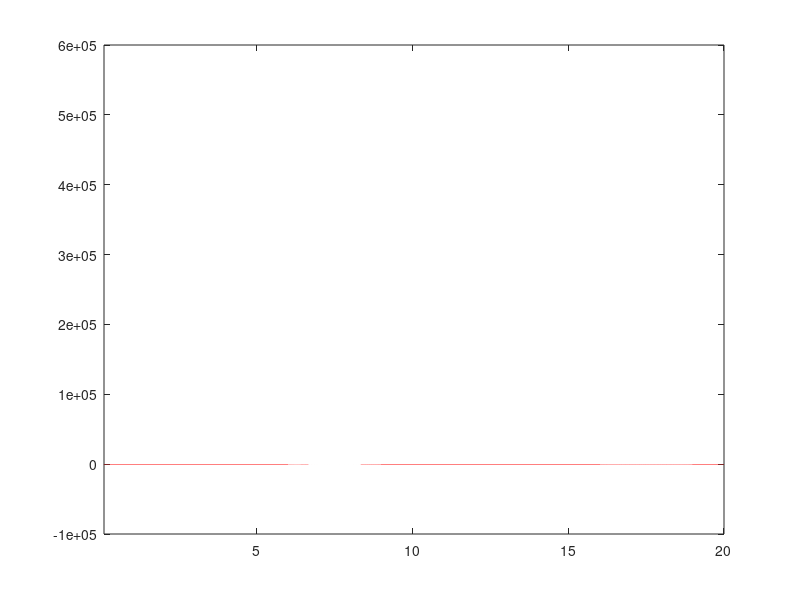

The MATLAB script that drew this image:
clc; clear; close all;

g = 9.81;                   %gravity
zw = 0.8;                   %wave amplitude
tw = 10;                    %total wave period
ig = 46;                    %gear ratio gearbox
m = 9000;                   %mass of payload
mueq = 0.15;                %friction coeffisient
dd = 0.45;                  %diameter drum
nyv = 0.92;                 %volumetric effissiency
rd = dd/2;                  %radius drum
omega0 = 5;                 %velosity in friction equation 
omegap = 1500;              %velosity hpu pump 
nsh = 3;
gearrationsh = nsh.*2;


rho = 875;
cd = 0.7;

%choosen pressuredrop over motor

p = 210*1e5;


%time and index
t = 0;
endtime = 20;
dt = 1e-4;
i = 1;

%init derrivative
zpprev = 0;
zpdotprev = 0;


%motor speed and required torque will change depending of number of sheaves
%pump size will also depend on motor speed
   
while t < endtime
    %movement of platform
    zp = zw *sin((2*pi/tw)*t);
    %velosity of platform 
    zpdot = (zp - zpprev)/dt;
    %acceleration of platform
    zpdotdot = (zpdot-zpdotprev)/dt; 
    
    %velosity drum
    omegad = zpdot/rd;

    %velosity motor rad/s
    omegam = omegad*6*ig;        %rad/s

    %motor shaft torque
    Mm = (m*g*dd)./(2.*nsh*2*ig) * (1+(mueq * tanh(omegam/omega0)));
    
    %flow motor
    qmotor = 1/nyv * 28.1*1e-6 * omegam/(2*pi);

    %plot
    timeplot(i) = t;
    zpplot(i) = zp;
    zpdotplot(i) = zpdot;
    zpdotdotplot(i) = zpdotdot;
    Mmplot(i) = Mm;
    qplot(i) = qmotor;
    omegamplot(i) = omegam;

    %update time
    t = t + dt;
    i = i + 1;
    
    %update zp to calculate change in movement dz/dt
    zpprev = zp;
    zpdotprev = zpdot;

end

% plot of Mm
plot(timeplot,Mmplot)
hold on
plot(timeplot,zpdotdotplot*100)
xlim([0.1,20])
%plot of flow
%plot(timeplot,qplot*1e3*60)



% %plot movement, velosity and acceleration
% fig = figure;
% plot(timeplot,zpplot, 'color',[0.6 0.8 1], 'LineWidth', 2)
% filename = "platform_plot.eps"
% xlabel("Time [s]", 'Interpreter', 'latex')
% ylabel("$z_p$ [m]", 'Interpreter', 'latex')
% set(gca,'TickLabelInterpreter','latex')
% grid on
% ylim([-1,1])
% %saveas(fig,filename, 'epsc')
% hold on
% 
% %fig2 = figure;
% plot(timeplot,zpdotplot, 'color',[1 0.6 0], 'LineWidth', 2)
% %xlabel("Time [s]", 'Interpreter', 'latex')
% ylabel("$v_p(t)$ [m/s]", 'Interpreter', 'latex')
% set(gca,'TickLabelInterpreter','latex')
% grid on
% ylim([-1,1])
% xlim([0.1,20])
% %filename = "vel_platform.eps"
% %saveas(fig2,filename, 'epsc')
% 
% %fig3 = figure;
% plot(timeplot,zpdotdotplot, 'color',[0.4 0.9 0.1], 'LineWidth', 2)
% xlabel("Time [s]", 'Interpreter', 'latex')
% ylabel("$y(t)/ v(t)/a(t)$", 'Interpreter', 'latex')
% set(gca,'TickLabelInterpreter','latex')
% grid on
% legend("$y_p(t) [m]$", "$v_p(t) [m/s]$", "$a_p(t) [m/s^2]$", 'Interpreter', 'latex')
% ylim([-1,1])
% xlim([0.1,20])
% filename = "accel_platform.eps"
% saveas(fig,filename, 'epsc');


% Required motor moment
Mm = max(Mmplot);     
qmax = max(qplot);
%Displasement to generate required torque
Dm = (2*pi.*Mm)/p;                         %m^3
Dm2cm3 = Dm * 1e6;                         %cm^3

%choose displasement from Dm matrix
D_chosen = 28.1*1e-6;                     %m^3

%velosity payload m/s
zpdotmax = max(zpdotplot);                %m/s

%velosity drum rad/s
omegad = zpdotmax/rd;                    %rad/s

omegam2rpm = omegam/((2*pi)/60);          %rpm

%Required flow to reach required motor velosity with choosen motor
%dispasement 22.9 cm^3 times volumetric displacement 

Qmotor =  1/nyv * D_chosen.*omegam/(2*pi);
Qmotor2lpm = Qmotor*1e3*60;

%Determine pump displacement to provide enough flow
Dpump = (Qmotor)./omegap;                    %m^3
Dpump2cm3 = Dpump*1e6;                       %cm^3


%Calculated pl
pl = (2*pi)*Mm/D_chosen;
pl2bar = pl*1e-5;

%preassure from HPU
ps = (3/2)*pl; 
ps2bar = ps*1e-5
pr = 70e5;

%required kW
P = m * g *0.5;

qnlmax = qmax * sqrt(ps/(ps-pl));
qnlmax2lpm = qnlmax*60*1e3;

qr = 1.1*qnlmax*sqrt(pr/ps);
qrlpm = qr*60*1e3

%Kv breakvalve, choose a flow and a preassuredrop when valve fully open
%from catalogue
Qcat = 180/60000;
Pcat = 5e5
Kvmax = Qcat/sqrt(Pcat);
Admax = (Kvmax/cd)*1/(sqrt(2/875));
Admax2mm2 = Admax*1e3;


%Kv ventil
Qcatvalve = 200/60000;
Pcatvalve = 70e5;
Kvmaxvalve = Qcatvalve/sqrt(Pcatvalve);
Admaxvalve = (Kvmaxvalve/cd)*1/(sqrt(2/875));
Admaxvalve2mm2 = Admaxvalve*1e3;




